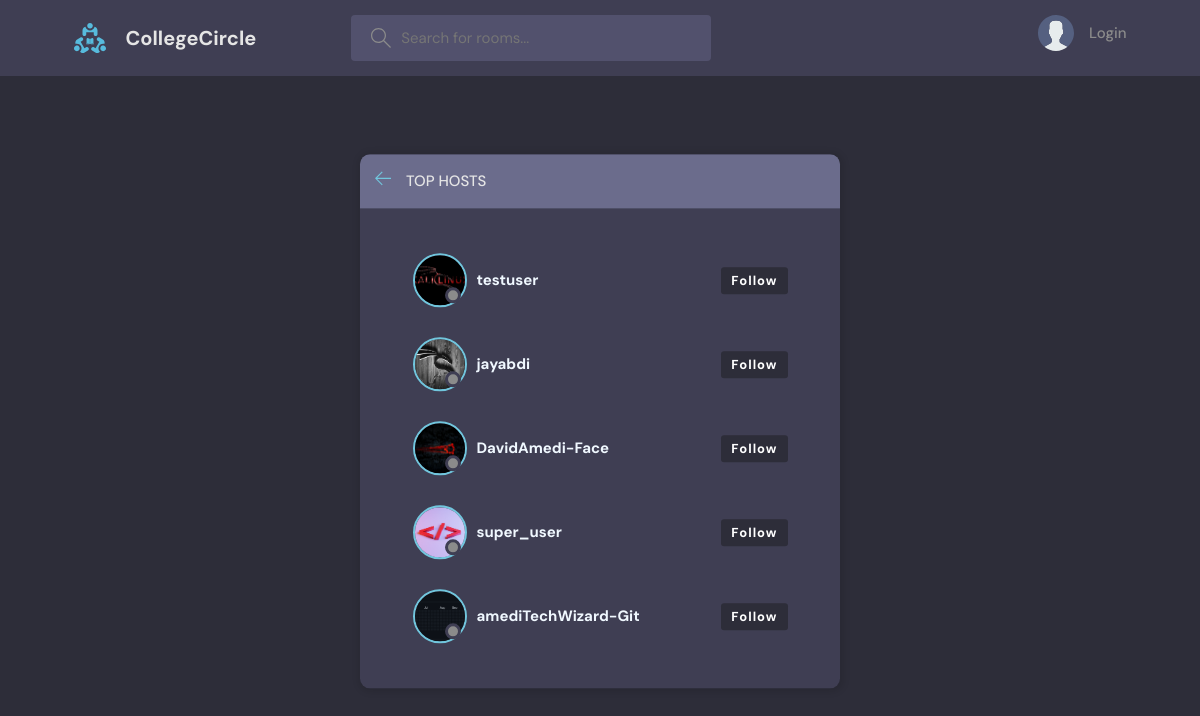
The app's page /tophosts/ with its own data.
### base/models.py (models this page shows)
class User(AbstractUser):
    name = models.CharField(max_length=200, null=True)
    email = models.EmailField(unique=True, null=True)
    bio = models.TextField(null=True)
    notification_count = models.PositiveIntegerField(default=0)
    avatar = models.ImageField(null=True, default="avatar.svg", upload_to="images/")
    USERNAME_FIELD = 'email'
    REQUIRED_FIELDS = []
    ROLE_CHOICES = [
        ('owner', 'Room Owner'),
        ('admin', 'Room Administrator'),
        ('moderator', 'Room Moderator'),
        ('participant', 'Room Participant'),
    ]
    role = models.CharField(max_length=20, choices=ROLE_CHOICES, default='participant')

### base/views.py (the view)
# urls.py: path('tophosts/', views.hostsPage, name="tophosts"),
def hostsPage(request):
    current_user = request.user
    users_not_following = User.objects.exclude(
        username__in=FollowersCount.objects.filter(follower=current_user.username).values('user')
    ).exclude(username=current_user.username)  # Exclude current user's username
    users_available = list(users_not_following)
    sample_size = min(5, len(users_available))  # Adjust sample size if necessary
    suggested_users = random.sample(users_available, sample_size)
    return render(request, 'base/tophosts.html', {'suggested_users': suggested_users})

### base/templates/base/tophosts.html (shortened to what this page needs)
{% extends 'main.html' %} {% block content %}
<main class="layout">
  <div class="container">
    <div class="layout__box">
      <div class="layout__boxHeader">
        <div class="layout__boxTitle">
          <a href="{% url 'home' %}">
            <svg
              version="1.1"
              xmlns="http://www.w3.org/2000/svg"
              width="32"
              height="32"
              viewBox="0 0 32 32"
            >
              <title>arrow-left</title>
              <path
                d="M13.723 2.286l-13.723 13.714 13.719 13.714 1.616-1.611-10.96-10.96h27.625v-2.286h-27.625l10.965-10.965-1.616-1.607z"
              ></path>
            </svg>
          </a>
          <h3>Top Hosts</h3>
        </div>
      </div>
      <div class="activities-page layout__body">
        {% for user in suggested_users %}
        <div class="host__wrapper">
            <a href="/profile/{{ user.username }}" class="roomListRoom__author">
                <div class="avatar avatar--large">
                    <img src="{{ user.avatar.url }}">
                </div>
                <h4 style="color: aliceblue;">{{ user.username }}</h4>
            </a>
            <a href="/profile/{{ user.username }}" class="roomListRoom__author">
            <form id="followForm" action="{% url 'follow' %}" method="POST">
                <button type="submit" id="followbtn" class="host__follow" data-otheruser="d4957522-8b61-42bf-9d33-2f55cac0cad9" data-action="follow">Follow</button>
            </form>
                </a>
        </div>
        {% endfor %}
      </div>
    </div>
  </div>
</main>
{% endblock content %}

### static/styles/style.css (style rules this page uses)
:root { --color-main: #71c6dd; --color-main-light: #e1f6fb; --color-dark: #3f4156; --color-dark-medium: #51546e; --color-dark-light: #696d97; --color-light: #e5e5e5; --color-gray: #8b8b8b; --color-light-gray: #b2bdbd; --color-bg: #2d2d39; --color-success: #5dd693; --color-error: #fc4b0b; }
* { font-family: "DM Sans", -apple-system, BlinkMacSystemFont, "Segoe UI", Roboto, Oxygen, Ubuntu, Cantarell, "Open Sans", "Helvetica Neue", sans-serif; margin: 0; padding: 0; box-sizing: border-box; text-rendering: optimizeLegibility; font-size: inherit; }
html { font-size: 56.25%; }
@media only screen and (min-width: 1200px) { html { font-size: 62.5%; } }
body { line-height: 1.6; font-weight: 400; font-size: 1.5rem; color: var(--color-light-gray); background-color: var(--color-bg); min-height: 100vh; }
img { width: 100%; }
a { display: inline-block; color: var(--color-main); text-decoration: none; }
.container { max-width: 120rem; width: 90%; margin: auto; }
.avatar { position: relative; display: inline-block; border-radius: 50%; border: 2px solid var(--color-main); }
.avatar img { display: block; border-radius: 50%; object-fit: cover; object-position: center; }
.avatar::after { content: ""; display: block; position: absolute; background-color: var(--color-gray); z-index: 111; border-radius: 50%; border: 0.3rem solid var(--color-dark); }
.avatar.avatar--large img { display: block; width: 8rem; height: 8rem; border-radius: 50%; }
.avatar.avatar--large:after { width: 1rem; height: 1rem; bottom: 2px; right: 3.5px; }
.host__wrapper { display: flex; justify-content: space-between; align-items: center; padding: 1em 1.5em; color: #fff; }
.avatar.avatar--large::after { width: 1rem; height: 1rem; bottom: 2px; right: 3.5px; }
.host__wrapper .avatar.avatar--large img { display: block; width: 5rem; height: 5rem; border-radius: 50%; }
.host__follow { display: block; padding: 0.5rem 1rem; background-color: var(--color-bg); border-radius: 3px; font-size: 1.3rem; font-weight: 700; letter-spacing: 1px; color: #fff; border: none; outline: none; }
.layout { margin-top: 2.4rem; }
.layout > .container { display: flex; justify-content: space-between; align-items: flex-start; }
.layout__box { width: 90%; max-width: 48rem; min-height: 40rem; position: absolute; top: 50%; left: 50%; transform: translate(-50%, -46%); background-color: var(--color-dark); border-radius: 1rem; box-shadow: 1px 1px 6px 3px rgba(0, 0, 0, 0.1); overflow: hidden; }
.layout__boxHeader { display: flex; padding: 1.5rem; background-color: var(--color-dark-light); }
.layout__boxTitle { display: flex; gap: 1.5rem; align-items: center; }
.layout__boxTitle h3 { text-transform: uppercase; font-weight: 500; color: var(--color-light); }
.layout__boxTitle svg { width: 1.6rem; height: 1.6rem; fill: var(--color-main); }
.layout__body { margin: 3rem; }
.roomListRoom__author { font-weight: 500; display: flex; align-items: center; gap: 1rem; }

### records on screen
User: avatar (picture), username "testuser"
User: avatar (picture), username "jayabdi"
User: avatar (picture), username "DavidAmedi-Face"
User: avatar (picture), username "super_user"
User: avatar (picture), username "amediTechWizard-Git"
